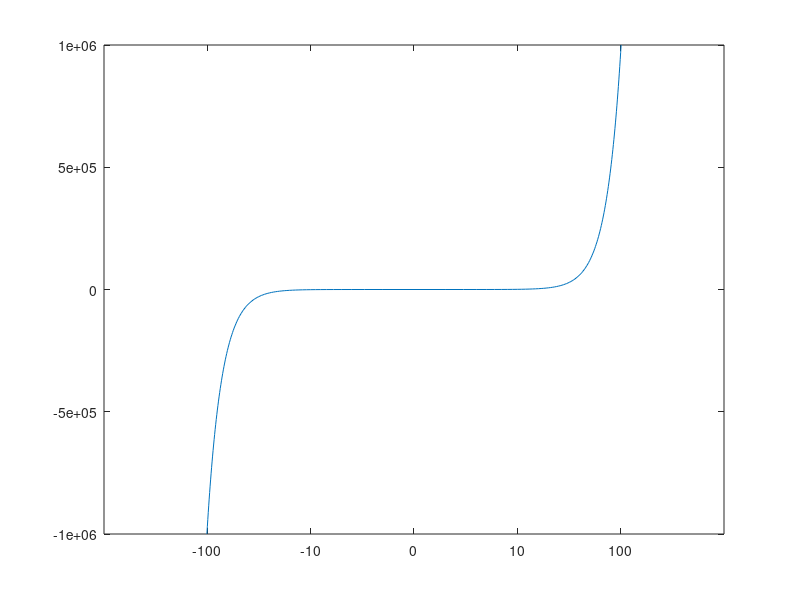

Recreate this plot in MATLAB.
x = -100:100;
y = x.^3;

xt = x;
xt(xt>0) = log10(1+xt(xt>0));
xt(xt<0) = -log10(1-xt(xt<0));

figure;
ax = axes;
plot(xt,y);
set(ax, 'XTick', [-2 -1 0 1 2], ...
    'XTickLabel', {'-100', '-10', '0', '10', '100'});